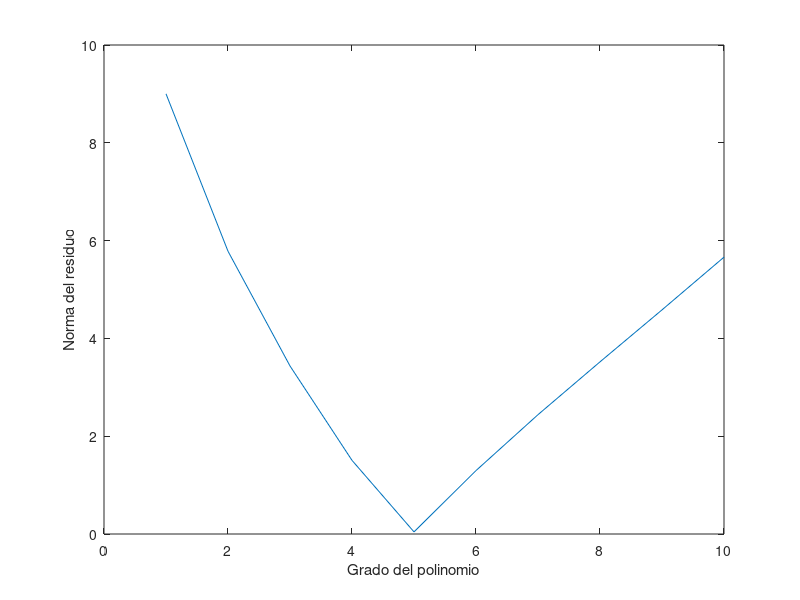

Write MATLAB code to recreate this figure.
load("data.mat");
format lonG;
x = data(:, 1);
y = data(:, 2);
errori = zeros(10, 1);
for i = 1 : 10
    p = polyfit(x, y, i);
    y_tilde = polyval(p, x);
    errori(i) = norm(x.^i - y_tilde);
end

[errore, grado] = min(errori);
disp(errore);
disp(grado);

plot(1:10, errori);
xlabel("Grado del polinomio");
ylabel("Norma del residuo");